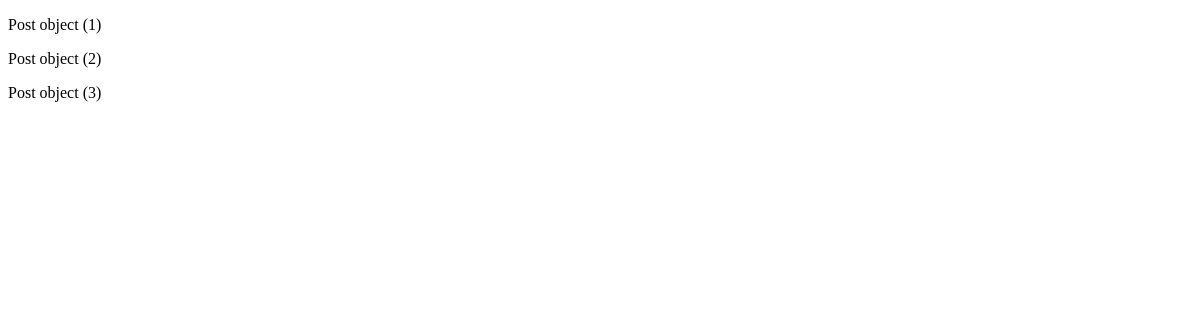
Before: /cbv_view with the older database file.
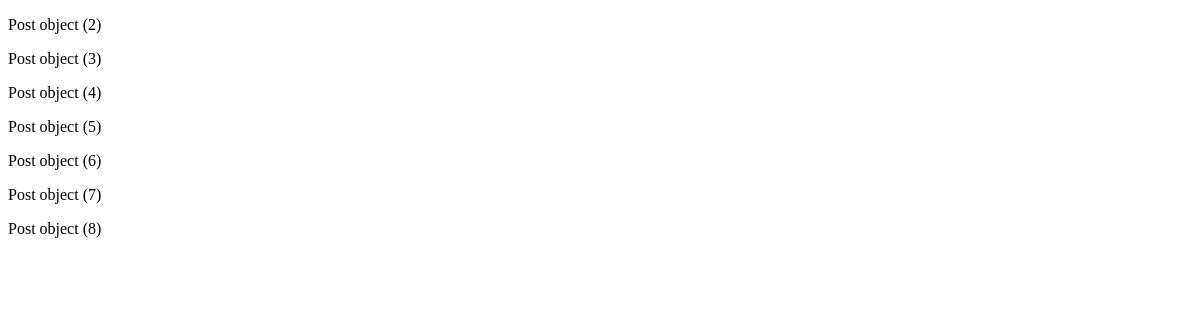
After: the same page with the newer database file.
### posts/models.py (models this page shows)
class Post(models.Model):
    image = models.ImageField(verbose_name='이미지', null=True, blank=True) # verbose_name : 관리자나 폼 등 일반 사용자쪽 페이지에 노출될 필드에 대한 이름 지정
    content = models.TextField(verbose_name='내용')
    created_at = models.DateTimeField(verbose_name='작성일', auto_now_add=True) # auto_now_add=True : 게시글 작성시 자동 날짜 입력
    view_count = models.IntegerField(verbose_name='조회수', default=0)
    writer = models.ForeignKey(to=User, on_delete=models.CASCADE, null=True, blank=True)

### posts/views.py (the view)
# urls.py: path('cbv_view', class_view.as_view()),  # 함수가 아닌, 클래스이기에 as_view()로 호출해야 함
class class_view(ListView): # listView 들어가보면 또 내부에서 계~~속 상속받는데 쨌든 model 있어야 해서 이전에 만든 model 사용
    model = Post        # model(데이터) 는 Post에서
    order_by = ['-id']  # order 정렬도 해줄 수 있음
    template_name = 'cbv_view.html' # 위 데이터를 이 템플릿으로. 이거 안쓰면 default 값으로 모델명(post) + "_list.html"로 들어감

### posts/templates/cbv_view.html (shortened to what this page needs)
<!DOCTYPE html>
<html lang="en">
<head>
</head>
<body>
    {% for object in object_list %}
        <p>{{object}}</p>
    {% endfor %}
</body>
</html>

Changed rows visible on the page:
removed Post: id "Post object (1)"
added Post: id "Post object (4)"
added Post: id "Post object (5)"
added Post: id "Post object (6)"
added Post: id "Post object (7)"
added Post: id "Post object (8)"
